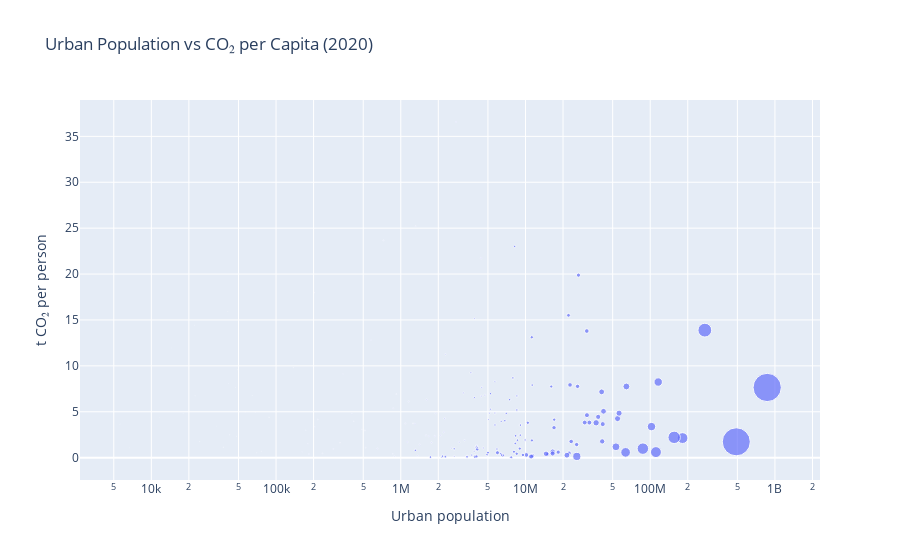

This figure's notebook cell:
### Code cell
#deze misschien per continent/ development factor op kleur sorteren + minimale grootte datapoints, legende nodig?
latest = merged[merged['Year'] == 2020]
fig3 = px.scatter(latest, x='Urban_Pop', y='co2_per_capita',
                  size='population', hover_name='Country Name',
                  title='Urban Population vs CO₂ per Capita (2020)',
                  labels={'Urban_Pop':'Urban population',
                          'co2_per_capita':'t CO₂ per person'})
fig3.update_xaxes(type='log')
fig3.show()

### Figure 1 — Plotly figure (JSON) as saved in the notebook; plotly's stock layout.template omitted (floating-point values rounded to 4 significant figures; data arrays with more than 128 entries replaced by an {"elided": "..."} marker saying what was removed)
{"data": [{"hovertemplate": "<b>%{hovertext}</b><br><br>Urban population=%{x}<br>t CO₂ per person=%{y}<br>population=%{marker.size}<extra></extra>", "hovertext": {"elided": "179 str values"}, "legendgroup": "", "marker": {"color": "#636efa", "size": {"elided": "179 float values"}, "sizemode": "area", "sizeref": 3565000.0, "symbol": "circle"}, "mode": "markers", "name": "", "orientation": "v", "showlegend": false, "type": "scatter", "x": {"elided": "179 float values"}, "xaxis": "x", "y": {"elided": "179 float values"}, "yaxis": "y"}], "layout": {"legend": {"itemsizing": "constant", "tracegroupgap": 0}, "title": {"text": "Urban Population vs CO₂ per Capita (2020)"}, "xaxis": {"anchor": "y", "domain": [0, 1], "title": {"text": "Urban population"}, "type": "log"}, "yaxis": {"anchor": "x", "domain": [0, 1], "title": {"text": "t CO₂ per person"}}}}
